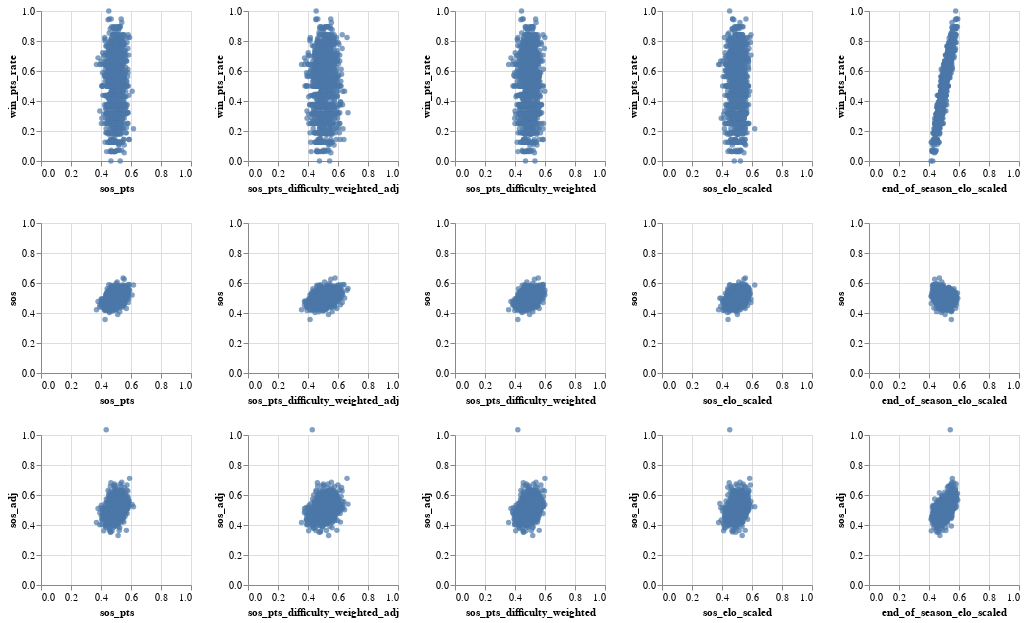

Notebook source saved alongside this figure:
### Code cell
import altair as alt
source = dataset
columns=['sos_pts', 'sos_pts_difficulty_weighted_adj', 'sos_pts_difficulty_weighted','sos_elo_scaled','end_of_season_elo_scaled']
rows=['win_pts_rate','sos', 'sos_adj']

chart=alt.Chart(source).mark_circle().encode(
    alt.X(alt.repeat("column"), type='quantitative', scale=alt.Scale(domain=(0,1))),
    alt.Y(alt.repeat("row"), type='quantitative', scale=alt.Scale(domain=(0,1))),
).properties(
    width=150,
    height=150
).repeat(
    column=columns,
    row=rows,
)#.interactive()
chart

### Figure 1 — Vega-Lite specification as saved in the notebook (floating-point values rounded to 4 significant figures; data arrays with more than 128 entries replaced by an {"elided": "..."} marker saying what was removed)
{"config": {"view": {"continuousWidth": 400, "continuousHeight": 300}}, "repeat": {"column": ["sos_pts", "sos_pts_difficulty_weighted_adj", "sos_pts_difficulty_weighted", "sos_elo_scaled", "end_of_season_elo_scaled"], "row": ["win_pts_rate", "sos", "sos_adj"]}, "spec": {"data": {"name": "data-29f12d32bf28f7e534295396c8221306"}, "mark": "circle", "encoding": {"x": {"type": "quantitative", "field": {"repeat": "column"}, "scale": {"domain": [0, 1]}}, "y": {"type": "quantitative", "field": {"repeat": "row"}, "scale": {"domain": [0, 1]}}}, "height": 150, "width": 150}, "$schema": "https://vega.github.io/schema/vega-lite/v4.8.1.json", "datasets": {"data-29f12d32bf28f7e534295396c8221306": {"elided": "1609 records"}}}
